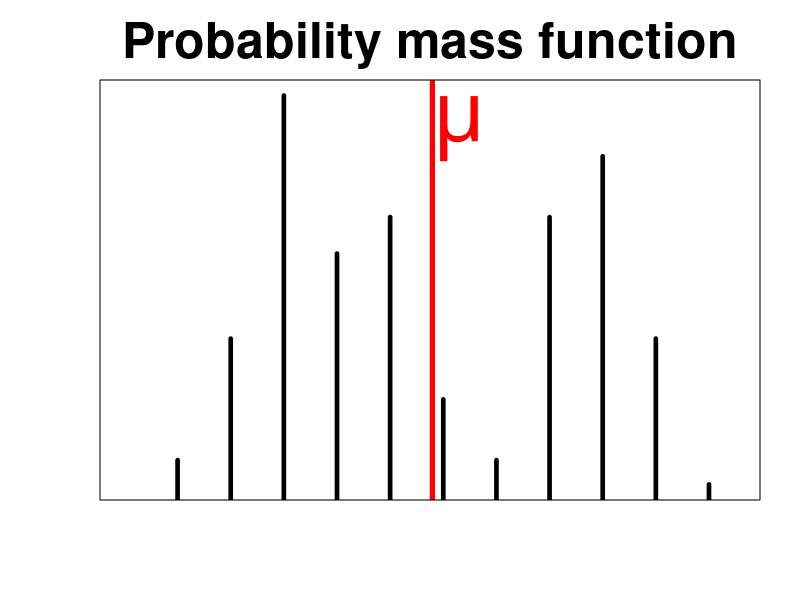
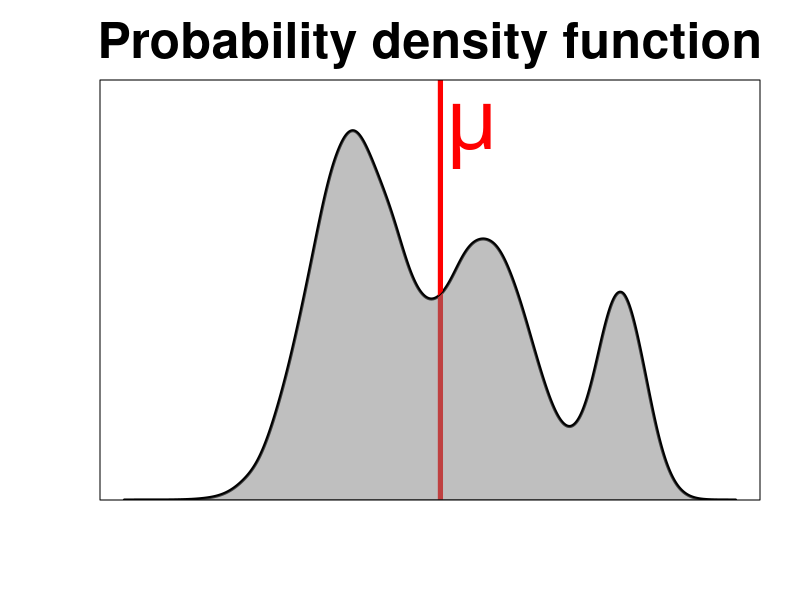

Recreate these plots in R, in order.


probs <- c(0.05,0.15,0.35,0.22,0.25,0.1,0.05,0.25,0.3,0.15,0.03)
probs <- probs/sum(probs)
vals <- 1:length(probs)

pdf('expectation_ex_disc.pdf',width=10,height=6.5)
par(cex.lab=1.5,mar=c(5,5,4,2),cex.main=3)
plot(vals,probs,xlab="",ylab="",type='h',col='black',lwd=4.5,
	xlim=c(0,11.5),axes=FALSE,main="Probability mass function")

mean.prob <- sum(probs*vals)
abline(v=mean.prob,col='red',lwd=5)
text(x=mean.prob+0.5,y=0.17,label=expression(mu),col='red',cex=5)

box()
dev.off()
N <- 1e5
means <- c(2,5,8)
sds <- c(1,1,0.5)
mix <- c(0.5,0.35,0.15)
d <- rnorm(round(mix[1]*N),means[1],sds[1])
d <- c(d,rnorm(round(mix[2]*N),means[2],sds[2]))
d <- c(d,rnorm(round(mix[3]*N),means[3],sds[3]))
out <- density(d)
mean.val <- mean(d)
pdf('expectation_ex_cont.pdf',width=10,height=6.5)
par(cex.lab=1.5,mar=c(5,5,4,2),cex.main=3)
plot(out$x,out$y,col='black',xlab="",ylab="",type='l',lwd=3,yaxs='i',main="Probability density function",
			ylim=c(0,0.225),axes=FALSE)
abline(v=mean.val,col='red',lwd=5)
box()
text(x=mean.val+0.7,y=0.195,label=expression(mu),col='red',cex=5)
M <- length(out$x)
x.b <- c(out$x,out$x[M:1])
y.b <- c(out$y,rep(0,M))
polygon(x.b,y.b,col=grey(0.5,0.5))
dev.off()
#axis(1,labels="",at=0)